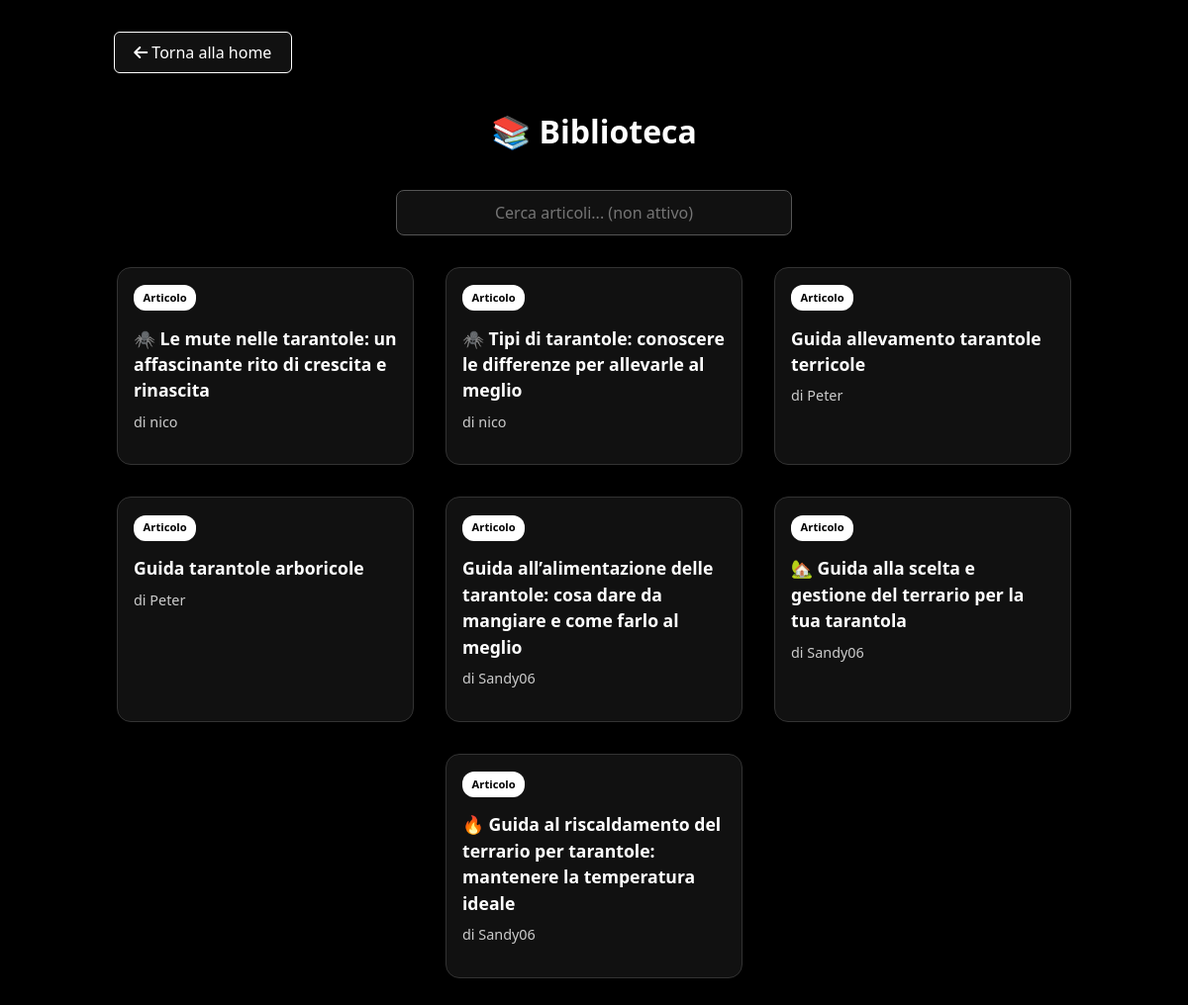
/biblioteca/ (signed in), run on an earlier commit of the app's database.
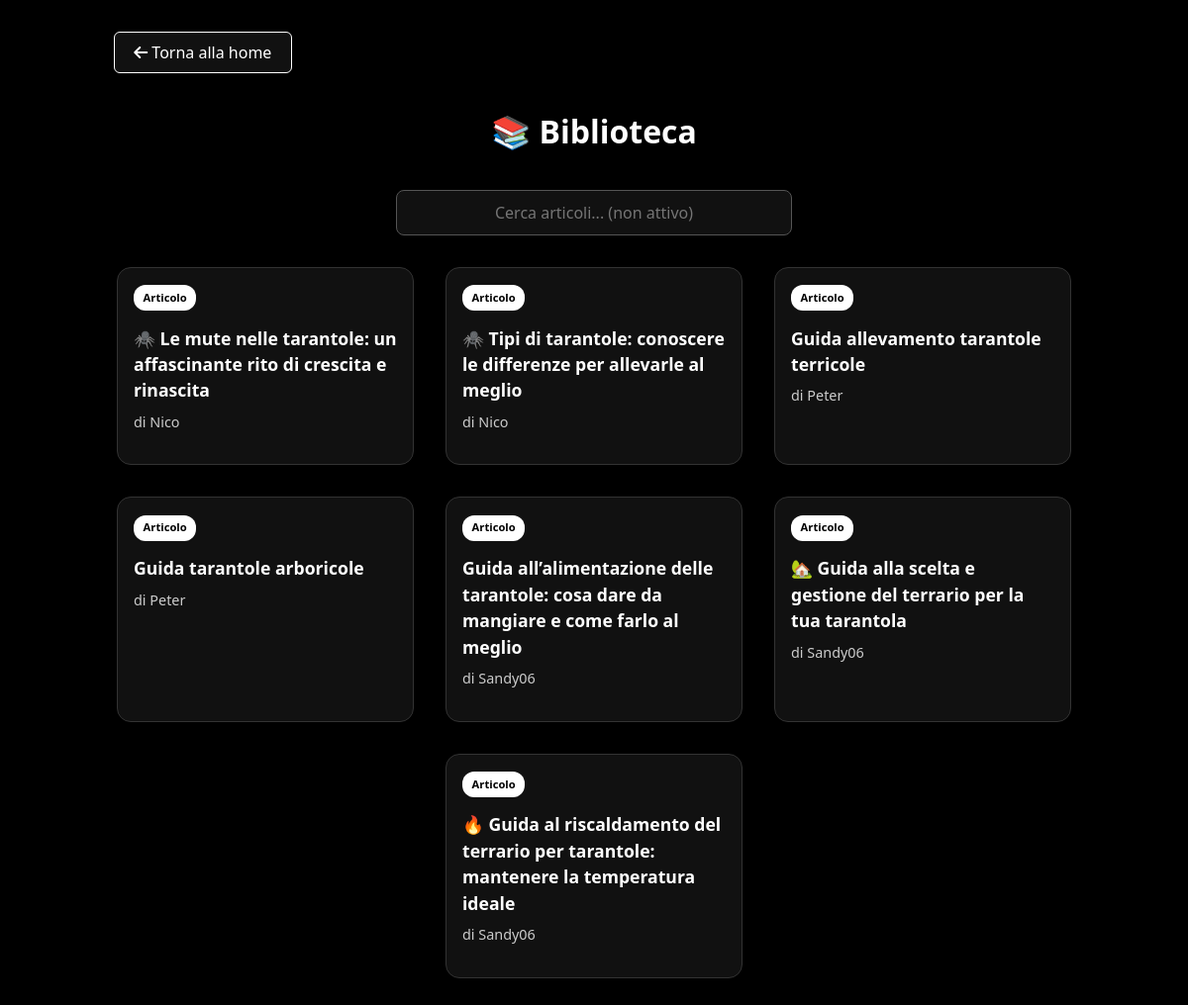
And on a later commit of the database.
### My_Spider/models.py (models this page shows)
class Articolo(models.Model):
    id_articolo = models.AutoField(primary_key=True)
    titolo = models.CharField(max_length=200)
    testo = models.TextField()
    data = models.DateField()
    id_utente = models.ForeignKey(utenti, on_delete=models.CASCADE, db_column='id_utente')

class utenti(models.Model):
    id = models.AutoField(primary_key=True)
    username = models.CharField(max_length=20, unique=True)
    email = models.EmailField(unique=True)
    password = models.CharField(max_length=128)
    data_creazione = models.DateTimeField(default=timezone.now)
    livello = models.IntegerField(default=1, validators=[MinValueValidator(1)])

### My_Spider/views.py (the view)
# urls.py: path('biblioteca/', biblioteca_view, name='biblioteca'),
def biblioteca_view(request):
    logged_in = request.session.get('logged_in', False)
    if logged_in:
        user = utenti.objects.get(username=request.session['username'])
        articoli = Articolo.objects.all().order_by('-data')
        mostra_pulsante = user.livello >= 10
        context = {
            'logged_in': logged_in,
            'username': user.username,
            'articoli': articoli,
            'mostra_pulsante': mostra_pulsante
        }
        return render(request, 'biblioteca.html', context)
    return redirect('login')

### templates/biblioteca.html (shortened to what this page needs)
{% load static %}
<!DOCTYPE html>
<html lang="it">
<head>
    <link rel="stylesheet" href="{% static 'css/bootstrap.min.css' %}">
    <link rel="stylesheet" href="{% static 'css/fontawesome.min.css' %}">
</head>
<body>
    <div class="container">
        <div class="top-buttons">
            <a href="{% url 'account' %}" class="btn-custom"><i class="fas fa-arrow-left"></i> Torna alla home</a>
        </div>
        <h2 class="page-title">📚 Biblioteca</h2>
        <input type="text" class="search-bar" placeholder="Cerca articoli... (non attivo)">
        <div class="card-wrapper">
            {% for articolo in articoli %}
                <div class="card">
                    <a href="{% url 'visualizzazione_articolo' articolo.pk %}">
                        <div class="card-body">
                            <div class="badge-custom">Articolo</div>
                            <div class="article-title">{{ articolo.titolo }}</div>
                            <div class="article-author">di {{ articolo.id_utente.username }}</div>
                        </div>
                    </a>
                </div>
            {% empty %}
                <div class="alert alert-info">Nessun articolo disponibile al momento.</div>
            {% endfor %}
        </div>
    </div>
</body>
</html>

What changed in the data, as far as the page shows it:
changed through a linked row, Articolo "🕷️ Le mute nelle tarantole: un affascinante rito di crescita e rinascita": id_utente.username "nico" → "Nico"
changed through a linked row, Articolo "🕷️ Tipi di tarantole: conoscere le differenze per allevarle al meglio": id_utente.username "nico" → "Nico"
